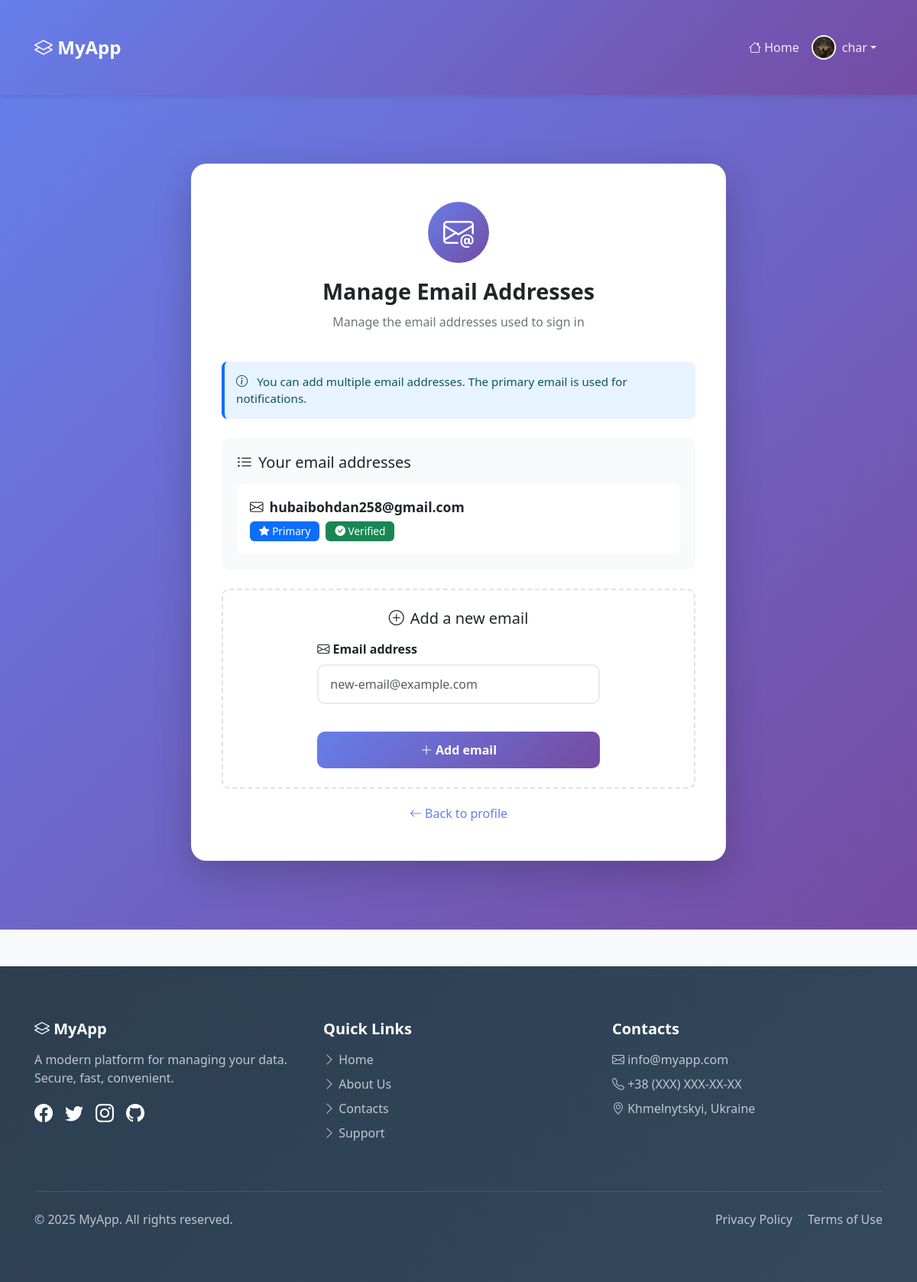
Screenshot of /accounts/email/ (signed in) with the database file from the repository.
### auth_app/models.py (models this page shows, shortened)
class User(AbstractUser):
    email = models.EmailField('Email', unique=True)
    phone = models.CharField('Телефон', max_length=20, blank=True)
    avatar = models.ImageField('Аватар', upload_to='avatars/', null=True, blank=True)
    bio = models.TextField('О себе', max_length=500, blank=True)
    date_of_birth = models.DateField('Дата рождения', null=True, blank=True)
    created_at = models.DateTimeField('Дата создания', auto_now_add=True)
    updated_at = models.DateTimeField('Дата обновления', auto_now=True)
    class Meta:
        db_table = 'users'
        verbose_name = 'Пользователь'
        verbose_name_plural = 'Пользователи'
        ordering = ['-created_at']

### templates/account/email.html (shortened to what this page needs)
{% extends 'base.html' %}
{% load static %}
{% block extra_css %}
    <link href="{% static 'css/email.css' %}" rel="stylesheet">
{% endblock %}
{% block content %}
<section class="email-section">
    <div class="container">
        <div class="email-card">
            <div class="email-header">
                <div class="email-icon">
                    <i class="bi bi-envelope-at"></i>
                </div>
                <h2>Manage Email Addresses</h2>
                <p>Manage the email addresses used to sign in</p>
            </div>
            <div class="info-box">
                <p>
                    <i class="bi bi-info-circle me-2"></i>
                    You can add multiple email addresses. The primary email is used for notifications.
                </p>
            </div>
            <div class="email-list-card">
                <h5 class="mb-3">
                    <i class="bi bi-list-ul me-2"></i>Your email addresses
                </h5>
                {% if emailaddresses %}
                    {% for emailaddress in emailaddresses %}
                        <div class="email-item">
                            <div class="email-info">
                                <div class="email-address">
                                    <i class="bi bi-envelope me-2"></i>{{ emailaddress.email }}
                                </div>
                                <div class="email-badges">
                                    {% if emailaddress.primary %}
                                        <span class="badge bg-primary">
                                            <i class="bi bi-star-fill"></i> Primary
                                        </span>
                                    {% endif %}
                                    {% if emailaddress.verified %}
                                        <span class="badge bg-success">
                                            <i class="bi bi-check-circle-fill"></i> Verified
                                        </span>
                                    {% else %}
                                        <span class="badge bg-warning">
                                            <i class="bi bi-exclamation-circle-fill"></i> Not Verified
                                        </span>
                                    {% endif %}
                                </div>
                            </div>
                        </div>
                    {% endfor %}
                {% else %}
                    <div class="text-center text-muted py-3">
                        <i class="bi bi-inbox fs-1"></i>
                        <p class="mb-0">No added email addresses</p>
                    </div>
                {% endif %}
            </div>
            <div class="add-email-section">
                <h5 class="mb-3">
                    <i class="bi bi-plus-circle me-2"></i>Add a new email
                </h5>
                <form method="post" action="{% url 'account_email' %}">
                    <div class="row justify-content-center">
                        <div class="col-md-8">
                            <div class="form-group text-start">
                                <label for="email" class="form-label">
                                    <i class="bi bi-envelope"></i> Email address
                                </label>
                                <input type="email"
                                       name="email"
                                       class="form-control {% if form.email.errors %}is-invalid{% endif %}"
                                       id="email"
                                       placeholder="new-email@example.com"
                                       required>
                            </div>
                            <button type="submit" class="btn-add-email w-100 mt-3">
                                <i class="bi bi-plus-lg"></i> Add email
                            </button>
                        </div>
                    </div>
                </form>
            </div>
            <div class="back-link">
                <a href="{% url 'auth_app:profile' %}">
                    <i class="bi bi-arrow-left"></i> Back to profile
                </a>
            </div>
        </div>
    </div>
</section>
{% endblock %}

### templates/includes/navbar.html (shortened to what this page needs)
{% load static %}
{% block extra_css %}
    <link href="{% static 'css/navbar.css' %}" rel="stylesheet">
{% endblock %}
<nav class="navbar navbar-expand-lg navbar-dark">
    <div class="container">
        <a class="navbar-brand fw-bold" href="{% url 'home' %}" style="font-size: 1.5rem;">
            <i class="bi bi-layers"></i> MyApp
        </a>
        <div class="collapse navbar-collapse" id="navbarNav">
            <ul class="navbar-nav ms-auto align-items-center">
                <li class="nav-item">
                    <a class="nav-link" href="{% url 'home' %}">
                        <i class="bi bi-house"></i> Home
                    </a>
                </li>
                {% if user.is_authenticated %}
                    <li class="nav-item dropdown">
                        <a class="nav-link dropdown-toggle d-flex align-items-center" href="#" id="navbarDropdown" role="button" data-bs-toggle="dropdown">
                            {% if user.avatar %}
                                <img src="{{ user.avatar.url }}" alt="Avatar" class="rounded-circle me-2" width="32" height="32" style="object-fit: cover; border: 2px solid white;">
                            {% else %}
                                <div class="bg-white text-primary rounded-circle me-2 d-inline-flex align-items-center justify-content-center" style="width: 32px; height: 32px; font-size: 0.9rem; font-weight: bold; border: 2px solid white;">
                                    {{ user.username|slice:":1"|upper }}
                                </div>
                            {% endif %}
                            {{ user.username }}
                        </a>
                    </li>
                {% endif %}
            </ul>
        </div>
    </div>
</nav>

### static/css/main.css (style rules this page uses)
:root { --primary-color: #0d6efd; --secondary-color: #6c757d; --success-color: #198754; --danger-color: #dc3545; --warning-color: #ffc107; --info-color: #0dcaf0; --light-color: #f8f9fa; --dark-color: #212529; --border-radius: 12px; --box-shadow: 0 2px 8px rgba(0, 0, 0, 0.1); --transition: all 0.3s ease; }
body { font-family: 'Segoe UI', Tahoma, Geneva, Verdana, sans-serif; background: #f8f9fa; min-height: 100vh; margin: 0; padding: 0; }
.container { background: transparent; border-radius: 0; padding: 30px 15px; box-shadow: none; margin-top: 0; }
.badge { padding: 6px 12px; border-radius: 6px; font-weight: 500; font-size: 0.85rem; }
.form-control { border-radius: 8px; border: 1px solid #ced4da; padding: 10px 15px; transition: var(--transition); }
.form-label { font-weight: 500; color: var(--dark-color); margin-bottom: 8px; }

### static/css/email.css (style rules this page uses)
.email-section { min-height: 80vh; padding: 60px 0; background: linear-gradient(135deg, #667eea 0%, #764ba2 100%); }
.email-card { background: white; border-radius: 20px; box-shadow: 0 15px 50px rgba(0, 0, 0, 0.2); padding: 50px 40px; max-width: 700px; width: 100%; margin: 0 auto; animation: fadeInUp 0.5s ease; }
.email-header { text-align: center; margin-bottom: 40px; }
.email-icon { width: 80px; height: 80px; margin: 0 auto 20px; background: linear-gradient(135deg, #667eea 0%, #764ba2 100%); border-radius: 50%; display: flex; align-items: center; justify-content: center; font-size: 2.5rem; color: white; }
.email-header h2 { font-size: 1.8rem; font-weight: bold; color: #212529; margin-bottom: 10px; }
.email-header p { color: #6c757d; font-size: 1rem; }
.email-list-card { background: #f8f9fa; border-radius: 10px; padding: 20px; margin-bottom: 25px; }
.email-item { background: white; border-radius: 8px; padding: 15px; margin-bottom: 10px; display: flex; justify-content: space-between; align-items: center; transition: all 0.3s ease; border: 2px solid transparent; }
.email-item:last-child { margin-bottom: 0; }
.email-info { flex-grow: 1; }
.email-address { font-weight: 600; color: #212529; font-size: 1.1rem; margin-bottom: 5px; }
.email-badges { display: flex; gap: 8px; margin-top: 5px; }
.add-email-section { background: #fff; border: 2px dashed #dee2e6; border-radius: 10px; padding: 25px; text-align: center; margin-top: 25px; transition: all 0.3s ease; }
.form-group { margin-bottom: 20px; }
.form-label { font-weight: 600; color: #212529; margin-bottom: 8px; display: block; }
.form-control { border-radius: 10px; border: 2px solid #e9ecef; padding: 12px 15px; font-size: 1rem; transition: all 0.3s ease; }
.btn-add-email { padding: 12px 30px; font-size: 1rem; font-weight: 600; border-radius: 10px; background: linear-gradient(135deg, #667eea 0%, #764ba2 100%); border: none; color: white; transition: all 0.3s ease; }
.info-box { background: #e7f3ff; border-left: 4px solid #0d6efd; padding: 15px; border-radius: 8px; margin-bottom: 25px; }
.info-box p { margin: 0; color: #0c5460; font-size: 0.95rem; }
.back-link { text-align: center; margin-top: 20px; }
.back-link a { color: #667eea; text-decoration: none; font-weight: 500; }

### static/css/navbar.css (style rules this page uses)
.navbar { background: linear-gradient(135deg, #667eea 0%, #764ba2 100%); box-shadow: 0 2px 8px rgba(0, 0, 0, 0.1); }
.navbar-brand { font-size: 1.5rem; font-weight: bold; }
.navbar-nav .nav-link { color: rgba(255, 255, 255, 0.9) !important; transition: all 0.3s ease; padding: 8px 15px; border-radius: 8px; }

### rows the page displays
User: avatar (picture), username "char"

### other values shown
{{ emailaddress.email }} "hubaibohdan258@gmail.com"
